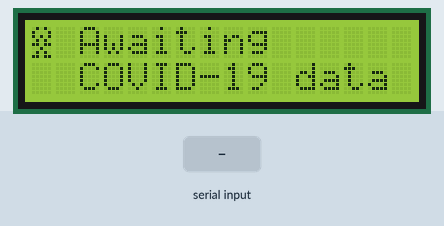
Bench run of a sketch on a simulated Arduino Uno, built with avr-gcc and run on an emulated ATmega328P. Shown: 16×2 character LCD. Inputs (shaded band) come from the test bench. What the sketch prints to the serial monitor is not drawn.

Above: at 1.3 s.
1.4 s: "ALL" received over Serial
At 3.7 s:
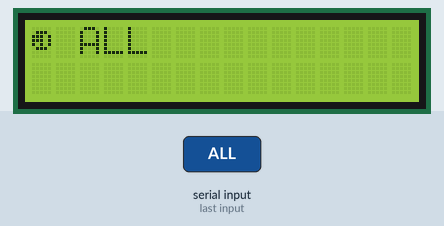
At 7.8 s:
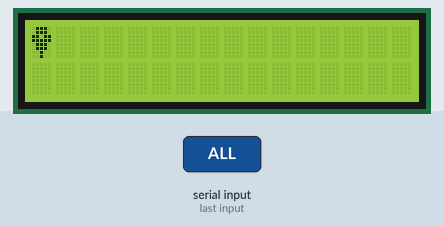
Timing chart, 0 to 9.3 s (numbered marks = the images above; inputs shaded):
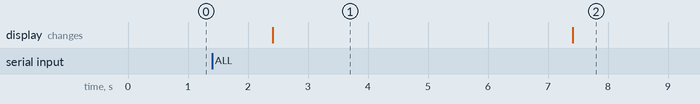

Measured:
- after the input at 1.4 s, the display: changes after 1.0 s (image 1)
- what the display in image 1 shows lasts 5.0 s, from 2.4 s to 7.4 s

The sketch:

Covid19Display.ino
```cpp
// include the library code:
#include <Wire.h>
//#include <Adafruit_RGBLCDShield.h>
//#include <utility/Adafruit_MCP23017.h>

#include <LiquidCrystal_I2C.h>

// The shield uses the I2C SCL and SDA pins. On classic Arduinos
// this is Analog 4 and 5 so you can't use those for analogRead() anymore
// However, you can connect other I2C sensors to the I2C bus and share
// the I2C bus.
//Adafruit_RGBLCDShield lcd = Adafruit_RGBLCDShield();
LiquidCrystal_I2C lcd(0x27,20,4);

const int numRows = 2;
const int numCols = 16;

String all = "";  // Total confirmed cases
String act = "";  // Total active cases
String cad = "";  // Confirmed cases in Canada
String usa = "";  // Confirmed cases in USA

bool recv_data;
byte show_all = true;

#define VIRUS  0
#define SKULL  1
#define MARKER 2
#define GLOBE  3

byte virus[8] =
{
  B01010,
  B10001,
  B10101,
  B01010,
  B11011,
  B00100,
  B01010,
  B11011
};

byte skull[8] =
{
  B10001,
  B01110,
  B10101,
  B01110,
  B01110,
  B00000,
  B01110,
  B10001
};

byte marker[8] =
{
  B01110,
  B01110,
  B11011,
  B11111,
  B01110,
  B01110,
  B00100,
  B00100
};

byte globe[8] =
{
  B00000,
  B01110,
  B11101,
  B11101,
  B10101,
  B01110,
  B00000,
  B00000
};

void setup() {
  // Debugging output
  Serial.begin(57600);
  lcd.init();
  // set up the LCD's number of columns and rows:
  lcd.begin(numCols, numRows);
  lcd.backlight();
  lcd.createChar(VIRUS, virus);
  lcd.createChar(SKULL, skull);
  lcd.createChar(MARKER, marker);
  lcd.createChar(GLOBE, globe);
  requestData();
}

void loop()
{
  receiveData();
  if(recv_data)
    displayData();
}

void displayData()
{
  lcd.clear();

  if(show_all)
  {
    lcd.setCursor( 0, 0 );
    lcd.write( (uint8_t)GLOBE );
    lcd.setCursor( 2, 0 );
    lcd.print(all.c_str());
    lcd.setCursor( 2, 1 );
    lcd.print(act.c_str());
  }
  else
  {
    lcd.setCursor( 0, 0 );
    lcd.write( (uint8_t)MARKER );
    lcd.setCursor( 2, 0 );
    lcd.print(cad.c_str());
    lcd.setCursor( 2, 1 );
    lcd.print(usa.c_str());
  }

  show_all = !show_all;
  delay(5000);
}

void receiveData()
{
  if(Serial.available())
  {
    String data = Serial.readString();
    if(data.startsWith("ALL"))
      all = data;
    else if(data.startsWith("ACT"))
      act = data;
    else if(data.startsWith("CAD"))
      cad = data;
    else if(data.startsWith("USA"))
      usa = data;

    recv_data = true;
    Serial.write("r");
  }
}

void requestData()
{
  lcd.setCursor( 0, 0 );
  lcd.write( (uint8_t)VIRUS );
  lcd.print(" Awaiting");
  lcd.setCursor( 2, 1 );
  lcd.print("COVID-19 data");
  recv_data = false;
  show_all = true;
}
```
